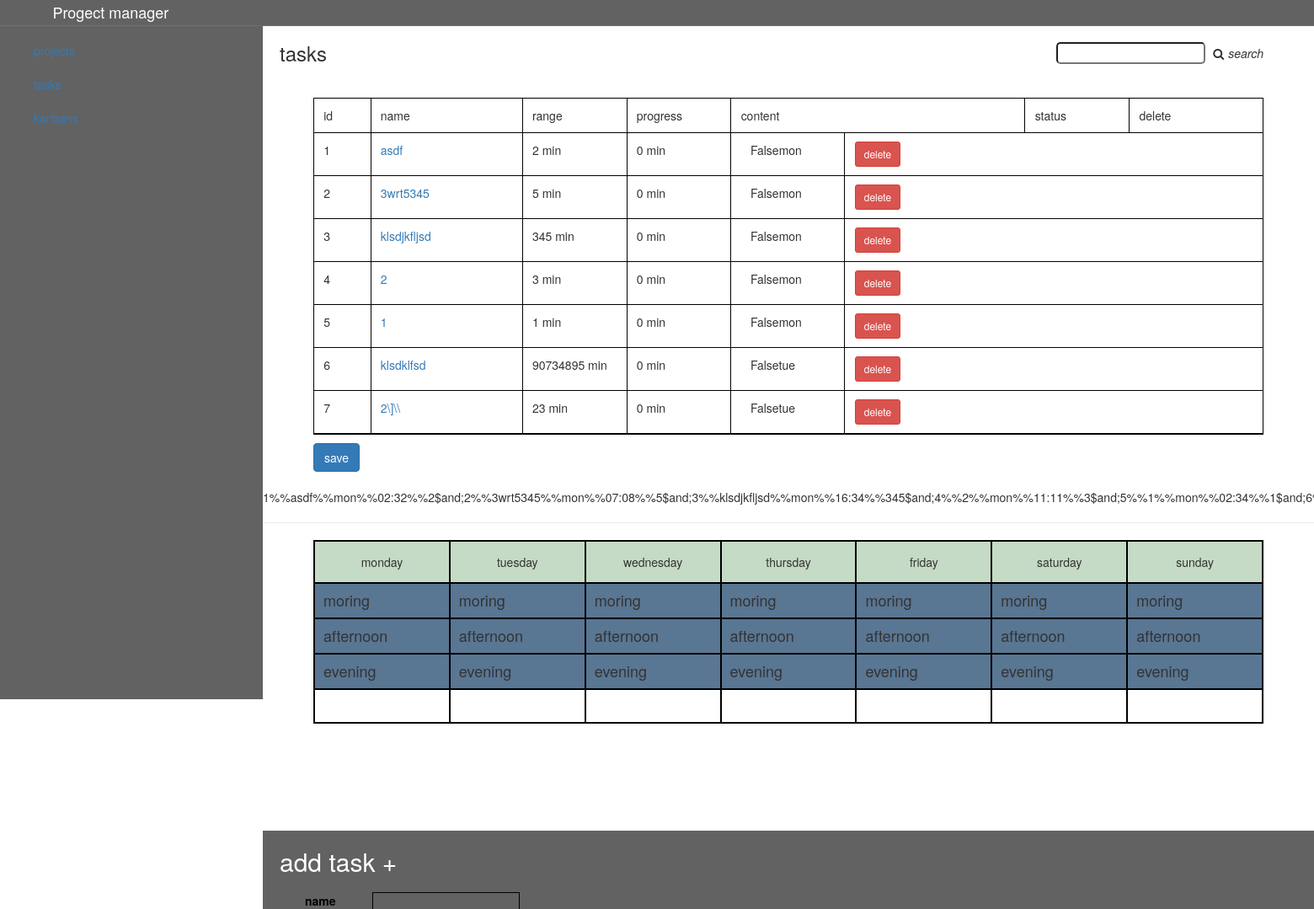
Screenshot of /taskHub/1 with the database file from the repository.
### app.py (models this page shows, shortened)
class Task(db.Model):
    id = db.Column(db.Integer, primary_key=True)
    name = db.Column(db.String(1000), nullable=False)
    content = db.Column(db.String(1000),nullable=False)
    t_range = db.Column(db.Integer, nullable=False)
    progress = db.Column(db.Integer, nullable=False, default=0)
    time = db.Column(db.String(20))
    status = db.Column(db.Boolean, default=False)
    day = db.Column(db.String(100))
    hub_id = db.Column(db.Integer, db.ForeignKey('taskhub.id'), nullable= False)

### app.py (the view)
@app.route('/taskHub/<int:id>', methods = ['GET','POST'])
def taskHub(id):
    if Taskhub.query.get(id):
        tasks = Taskhub.query.get(id).tasks
    else:
        tasks = ''
    return render_template('taskhub.html', tasks=tasks, id = id)

### templates/taskhub.html (shortened to what this page needs)
{% extends 'base.html' %}
{% block body %}
<div class="main">
    <div class="taskhub-header">
        <h3>tasks</h3>
        <div class="search">
            <input type="text" class="taskName">
            <i class="fa fa-search"></i><i>search</i>
        </div>
    </div>
    <div class="tasks">
        <form method='post' action='/saveTask/{{id}}'>
            <ul>
                <li>
                    <p class="no">id</p>
                    <p class="name">name</p>
                    <p class="range">range</p>
                    <p class="pro">progress</p>
                    <p class="content">content</p>
                    <p class="status">status</p>
                    <p class="delete">delete</p>
                </li>
                {% for task in tasks%}
                <li class='{% if task.status == True %} success{% endif %}'>
                    <p class="no">{{ task.id }}</p>
                    <p class="name "><a href="/task/{{task.id}}" class="{{ task.day }}">{{ task.name }}</a></p>
                    <p class="range">{{ task.t_range }} min</p>
                    <p class="pro">{{ task.progress }} min</p>
                    <p class="status">{{ task.status }}{{task.day}}</p>
                    <p class="delete">
                        <a href="/deleteTask/{{task.id}}" class="btn btn-danger btn-sm">delete</a>
                    </p>
                </li>
                {% endfor %}
            </ul>
            <div>
                <button class="btn btn-primary" type='submit'> save </button>
            </div>
        </form>
    </div>
    <div class="json">
        {% for task in tasks%}{{task.id}}%%{{task.name}}%%{{task.day}}%%{{task.time}}%%{{task.t_range}}$and;{%endfor%}
    </div>
    <hr>
    <div class="addTask">
        <h2>add task +</h2>
        <form method='post' action='/addTask/{{id}}'>
            <div>
                <label for="name">name</label>
                <input id='name' type="text" name='name' class="taskName" required>
            </div>
        </form>
    </div>
    <div class="time-table">
        <div class="time-tabel-cont">
            <div class="mon">
                <p class="day">monday</p>
                <div class="tasks">
                    <div class="mor">
                        <h4>moring</h4>
                    </div>
                    <div class="after">
                        <h4>afternoon</h4>
                    </div>
                    <div class="eve">
                        <h4>evening</h4>
                    </div>
                </div>
            </div>
            <div class="tue">
                <p class="day">tuesday</p>
                <div class="tasks">
                    <div class="mor">
                        <h4>moring</h4>
                    </div>
                    <div class="after">
                        <h4>afternoon</h4>
                    </div>
                    <div class="eve">
                        <h4>evening</h4>
                    </div>
                </div>
            </div>
            <div class="wed">
                <p class="day">wednesday</p>
                <div class="tasks">
                    <div class="mor">
                        <h4>moring</h4>
                    </div>
                    <div class="after">
                        <h4>afternoon</h4>
                    </div>
                    <div class="eve">
                        <h4>evening</h4>
                    </div>
                </div>
            </div>
            <div class="thu">
                <p class="day">thursday</p>
                <div class="tasks">
                    <div class="mor">
                        <h4>moring</h4>
                    </div>
                    <div class="after">
                        <h4>afternoon</h4>
                    </div>
                    <div class="eve">
                        <h4>evening</h4>
                    </div>
                </div>
            </div>
            <div class="fri">
                <p class="day">friday</p>
                <div class="tasks">
                    <div class="mor">
                        <h4>moring</h4>
                    </div>
                    <div class="after">
                        <h4>afternoon</h4>
                    </div>
                    <div class="eve">
                        <h4>evening</h4>
                    </div>
                </div>
            </div>
            <div class="sat">
                <p class="day">saturday</p>
                <div class="tasks">
                    <div class="mor">
                        <h4>moring</h4>
                    </div>
                    <div class="after">
                        <h4>afternoon</h4>
                    </div>
                    <div class="eve">
                        <h4>evening</h4>
                    </div>
                </div>
            </div>
            <div class="sun">
                <p class="day">sunday</p>
                <div class="tasks">
                    <div class="mor">
                        <h4>moring</h4>
                    </div>
                    <div class="after">
                        <h4>afternoon</h4>
                    </div>
                    <div class="eve">
                        <h4>evening</h4>
                    </div>
                </div>
            </div>
        </div>
    </div>
</div>
{% endblock %}

### static/css/style.css (style rules this page uses)
.main-cont .main { width: 80% }
.main-cont .main h3 { margin: 0; padding: 20px; }
.main-cont .main ul { list-style: none; border: 1px solid black; padding: 0; margin: 10px 30px; }
.main-cont .main ul li { display: flex; border-bottom: 1px solid black; }
.main-cont .main ul li p { margin: 0; padding: 10px 0; margin-left: 1%; }
.main-cont .main ul li .no { width: 5%; border-right: 1px solid black; }
.main-cont .main ul li .name { width: 15% !important; border-right: 1px solid black; }
.main-cont .main ul li .pro { width: 10% !important; border-right: 1px solid black; }
.main-cont .main ul li .content { width: 30% !important; border-right: 1px solid black; }
.main-cont .main ul li .status { width: 10% !important; border-right: 1px solid black; }
.main-cont .main ul li .range { width: 10% !important; border-right: 1px solid black; }
.main-cont .main ul li .delete { width: 10%; }
.main-cont form { margin: 20px 30px; }
.main .taskhub-header { display: flex; align-items: center; justify-content: space-between; }
.main .search { margin-right: 60px; }
.main .search input { border-radius: 5px; }
.main .search i { margin-left: 5px; }
.main .tasks form div { margin-left: 30px; }
.main .addTask { position: fixed; bottom: 0; background: #626262; width: 100%; transition:0.5s; transform: translateY(320px) }
.main .addTask h2 { color: white; padding-left:20px; cursor: pointer; }
.main .addTask form { color: black; }
.main .addTask form div { display: flex; align-items: flex-start; margin: 20px; }
.main .addTask form div label { width: 80px; }
.main .addTask form div input, textarea { background: #626262; border: 1px solid black }
.time-tabel-cont { margin: 20px 60px; display: flex; border: 1px solid black; margin-bottom: 220px; }
.time-tabel-cont p { margin: 0; }
.time-tabel-cont div { flex-grow: 1; }
.time-tabel-cont .day { background: #c5dbc5; border: 1px solid black; height: 50px; display: flex; align-items: center; justify-content: center; }
.time-tabel-cont .tasks div { border: 1px solid black; }
.time-tabel-cont .tasks div h4 { background: #597693; margin: 0; padding: 10px }

### rows the page displays
Task: id "1", name "asdf", t_range "2", progress "0", status "False", day "mon", time "02:32"
Task: id "2", name "3wrt5345", t_range "5", progress "0", status "False", day "mon", time "07:08"
Task: id "3", name "klsdjkfljsd", t_range "345", progress "0", status "False", day "mon", time "16:34"
Task: id "4", name "2", t_range "3", progress "0", status "False", day "mon", time "11:11"
Task: id "5", name "1", t_range "1", progress "0", status "False", day "mon", time "02:34"
Task: id "6", name "klsdklfsd", t_range "90734895", progress "0", status "False", day "tue"
Task: id "7", name "2\\]\\\\", t_range "23", progress "0", status "False", day "tue"
